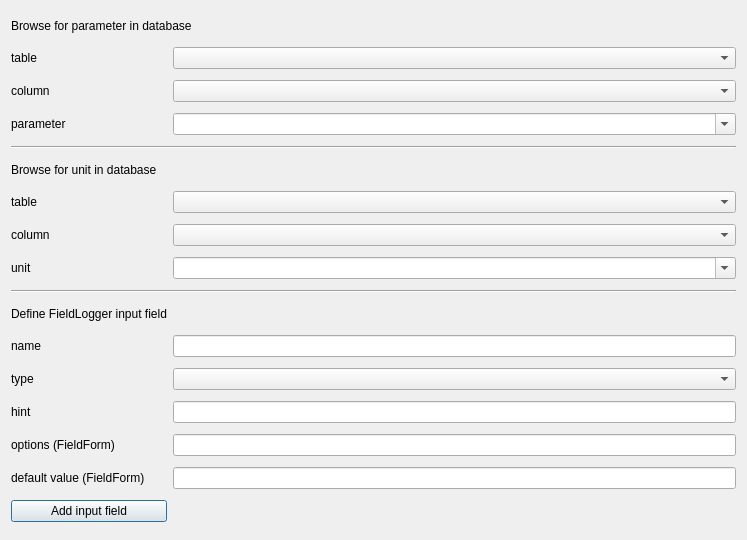
<?xml version="1.0" encoding="UTF-8"?>
<ui version="4.0">
 <class>ParameterBrowserDialog</class>
 <widget class="QDialog" name="parameter_browser_dialog">
  <property name="windowModality">
   <enum>Qt::NonModal</enum>
  </property>
  <property name="enabled">
   <bool>true</bool>
  </property>
  <property name="geometry">
   <rect>
    <x>0</x>
    <y>0</y>
    <width>747</width>
    <height>540</height>
   </rect>
  </property>
  <property name="sizePolicy">
   <sizepolicy hsizetype="Fixed" vsizetype="Fixed">
    <horstretch>0</horstretch>
    <verstretch>0</verstretch>
   </sizepolicy>
  </property>
  <property name="minimumSize">
   <size>
    <width>747</width>
    <height>540</height>
   </size>
  </property>
  <property name="maximumSize">
   <size>
    <width>747</width>
    <height>540</height>
   </size>
  </property>
  <property name="windowTitle">
   <string>Dialog</string>
  </property>
  <property name="sizeGripEnabled">
   <bool>false</bool>
  </property>
  <property name="modal">
   <bool>false</bool>
  </property>
  <layout class="QGridLayout" name="grid_layout">
   <item row="0" column="0" colspan="2">
    <widget class="QLabel" name="label_9">
     <property name="minimumSize">
      <size>
       <width>0</width>
       <height>20</height>
      </size>
     </property>
     <property name="maximumSize">
      <size>
       <width>16777215</width>
       <height>20</height>
      </size>
     </property>
     <property name="text">
      <string>Browse for parameter in database</string>
     </property>
    </widget>
   </item>
   <item row="0" column="2" rowspan="17">
    <layout class="QHBoxLayout" name="horizontal_layout"/>
   </item>
   <item row="1" column="0">
    <widget class="QLabel" name="label">
     <property name="text">
      <string>table</string>
     </property>
    </widget>
   </item>
   <item row="1" column="1">
    <widget class="QComboBox" name="_parameter_table">
     <property name="focusPolicy">
      <enum>Qt::StrongFocus</enum>
     </property>
    </widget>
   </item>
   <item row="2" column="0">
    <widget class="QLabel" name="label_2">
     <property name="text">
      <string>column</string>
     </property>
    </widget>
   </item>
   <item row="2" column="1">
    <widget class="QComboBox" name="_parameter_columns">
     <property name="focusPolicy">
      <enum>Qt::StrongFocus</enum>
     </property>
    </widget>
   </item>
   <item row="3" column="0">
    <widget class="QLabel" name="label_3">
     <property name="text">
      <string>parameter</string>
     </property>
    </widget>
   </item>
   <item row="3" column="1">
    <widget class="QComboBox" name="_distinct_parameter">
     <property name="focusPolicy">
      <enum>Qt::StrongFocus</enum>
     </property>
     <property name="editable">
      <bool>true</bool>
     </property>
    </widget>
   </item>
   <item row="4" column="0" colspan="2">
    <widget class="Line" name="line">
     <property name="orientation">
      <enum>Qt::Horizontal</enum>
     </property>
    </widget>
   </item>
   <item row="5" column="0">
    <widget class="QLabel" name="label_10">
     <property name="maximumSize">
      <size>
       <width>16777215</width>
       <height>20</height>
      </size>
     </property>
     <property name="text">
      <string>Browse for unit in database</string>
     </property>
    </widget>
   </item>
   <item row="6" column="0">
    <widget class="QLabel" name="label_5">
     <property name="text">
      <string>table</string>
     </property>
    </widget>
   </item>
   <item row="6" column="1">
    <widget class="QComboBox" name="_unit_table">
     <property name="focusPolicy">
      <enum>Qt::StrongFocus</enum>
     </property>
    </widget>
   </item>
   <item row="7" column="0">
    <widget class="QLabel" name="label_4">
     <property name="text">
      <string>column</string>
     </property>
    </widget>
   </item>
   <item row="7" column="1">
    <widget class="QComboBox" name="_unit_columns">
     <property name="focusPolicy">
      <enum>Qt::StrongFocus</enum>
     </property>
    </widget>
   </item>
   <item row="8" column="0">
    <widget class="QLabel" name="label_6">
     <property name="text">
      <string>unit</string>
     </property>
    </widget>
   </item>
   <item row="8" column="1">
    <widget class="QComboBox" name="_distinct_unit">
     <property name="focusPolicy">
      <enum>Qt::StrongFocus</enum>
     </property>
     <property name="editable">
      <bool>true</bool>
     </property>
    </widget>
   </item>
   <item row="9" column="0" colspan="2">
    <widget class="Line" name="line_2">
     <property name="orientation">
      <enum>Qt::Horizontal</enum>
     </property>
    </widget>
   </item>
   <item row="10" column="0">
    <widget class="QLabel" name="label_12">
     <property name="maximumSize">
      <size>
       <width>16777215</width>
       <height>20</height>
      </size>
     </property>
     <property name="text">
      <string>Define FieldLogger input field</string>
     </property>
     <property name="Fieldlogger input fields" stdset="0">
      <string>TextLabel</string>
     </property>
    </widget>
   </item>
   <item row="11" column="0">
    <widget class="QLabel" name="label_11">
     <property name="text">
      <string>name</string>
     </property>
    </widget>
   </item>
   <item row="11" column="1">
    <widget class="QLineEdit" name="_combined_name">
     <property name="focusPolicy">
      <enum>Qt::StrongFocus</enum>
     </property>
     <property name="text">
      <string/>
     </property>
    </widget>
   </item>
   <item row="12" column="0">
    <widget class="QLabel" name="label_7">
     <property name="text">
      <string>type</string>
     </property>
    </widget>
   </item>
   <item row="12" column="1">
    <widget class="QComboBox" name="_input_type">
     <property name="focusPolicy">
      <enum>Qt::StrongFocus</enum>
     </property>
    </widget>
   </item>
   <item row="13" column="0">
    <widget class="QLabel" name="label_8">
     <property name="text">
      <string>hint</string>
     </property>
    </widget>
   </item>
   <item row="13" column="1">
    <widget class="QLineEdit" name="_hint">
     <property name="focusPolicy">
      <enum>Qt::StrongFocus</enum>
     </property>
    </widget>
   </item>
   <item row="14" column="0">
    <widget class="QLabel" name="label_13">
     <property name="text">
      <string>options (FieldForm)</string>
     </property>
    </widget>
   </item>
   <item row="14" column="1">
    <widget class="QLineEdit" name="_options">
     <property name="focusPolicy">
      <enum>Qt::StrongFocus</enum>
     </property>
    </widget>
   </item>
   <item row="15" column="0">
    <widget class="QLabel" name="label_14">
     <property name="text">
      <string>default value (FieldForm)</string>
     </property>
    </widget>
   </item>
   <item row="15" column="1">
    <widget class="QLineEdit" name="_default_value">
     <property name="focusPolicy">
      <enum>Qt::StrongFocus</enum>
     </property>
    </widget>
   </item>
   <item row="16" column="0">
    <widget class="QPushButton" name="_add_button">
     <property name="focusPolicy">
      <enum>Qt::StrongFocus</enum>
     </property>
     <property name="text">
      <string>Add input field</string>
     </property>
    </widget>
   </item>
  </layout>
 </widget>
 <tabstops>
  <tabstop>_parameter_table</tabstop>
  <tabstop>_parameter_columns</tabstop>
  <tabstop>_distinct_parameter</tabstop>
  <tabstop>_unit_table</tabstop>
  <tabstop>_unit_columns</tabstop>
  <tabstop>_distinct_unit</tabstop>
  <tabstop>_combined_name</tabstop>
  <tabstop>_input_type</tabstop>
  <tabstop>_hint</tabstop>
  <tabstop>_add_button</tabstop>
 </tabstops>
 <resources/>
 <connections/>
</ui>
